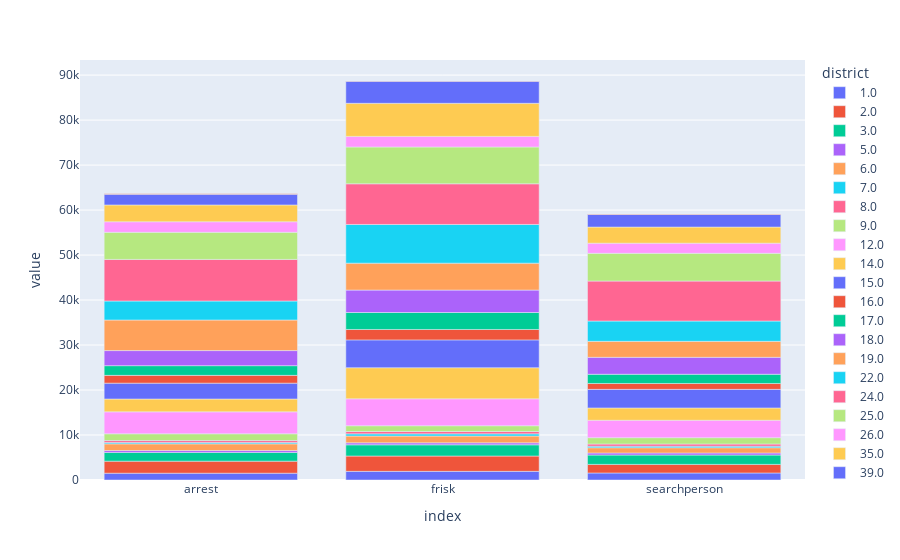

The cell this chart's notebook holds for it:
### Code cell
fig = px.bar(district)
fig.show()

### Figure 1 — Plotly figure (JSON) as saved in the notebook; plotly's stock layout.template omitted (floating-point values rounded to 4 significant figures)
{"data": [{"alignmentgroup": "True", "hovertemplate": "district=1.0<br>index=%{x}<br>value=%{y}<extra></extra>", "legendgroup": "1.0", "marker": {"color": "#636efa"}, "name": "1.0", "offsetgroup": "1.0", "orientation": "v", "showlegend": true, "textposition": "auto", "type": "bar", "x": ["arrest", "frisk", "searchperson"], "xaxis": "x", "y": [1514, 1923, 1563], "yaxis": "y"}, {"alignmentgroup": "True", "hovertemplate": "district=2.0<br>index=%{x}<br>value=%{y}<extra></extra>", "legendgroup": "2.0", "marker": {"color": "#EF553B"}, "name": "2.0", "offsetgroup": "2.0", "orientation": "v", "showlegend": true, "textposition": "auto", "type": "bar", "x": ["arrest", "frisk", "searchperson"], "xaxis": "x", "y": [2671, 3407, 1906], "yaxis": "y"}, {"alignmentgroup": "True", "hovertemplate": "district=3.0<br>index=%{x}<br>value=%{y}<extra></extra>", "legendgroup": "3.0", "marker": {"color": "#00cc96"}, "name": "3.0", "offsetgroup": "3.0", "orientation": "v", "showlegend": true, "textposition": "auto", "type": "bar", "x": ["arrest", "frisk", "searchperson"], "xaxis": "x", "y": [1944, 2489, 2076], "yaxis": "y"}, {"alignmentgroup": "True", "hovertemplate": "district=5.0<br>index=%{x}<br>value=%{y}<extra></extra>", "legendgroup": "5.0", "marker": {"color": "#ab63fa"}, "name": "5.0", "offsetgroup": "5.0", "orientation": "v", "showlegend": true, "textposition": "auto", "type": "bar", "x": ["arrest", "frisk", "searchperson"], "xaxis": "x", "y": [424, 446, 462], "yaxis": "y"}, {"alignmentgroup": "True", "hovertemplate": "district=6.0<br>index=%{x}<br>value=%{y}<extra></extra>", "legendgroup": "6.0", "marker": {"color": "#FFA15A"}, "name": "6.0", "offsetgroup": "6.0", "orientation": "v", "showlegend": true, "textposition": "auto", "type": "bar", "x": ["arrest", "frisk", "searchperson"], "xaxis": "x", "y": [1480, 1510, 1166], "yaxis": "y"}, {"alignmentgroup": "True", "hovertemplate": "district=7.0<br>index=%{x}<br>value=%{y}<extra></extra>", "legendgroup": "7.0", "marker": {"color": "#19d3f3"}, "name": "7.0", "offsetgroup": "7.0", "orientation": "v", "showlegend": true, "textposition": "auto", "type": "bar", "x": ["arrest", "frisk", "searchperson"], "xaxis": "x", "y": [296, 481, 342], "yaxis": "y"}, {"alignmentgroup": "True", "hovertemplate": "district=8.0<br>index=%{x}<br>value=%{y}<extra></extra>", "legendgroup": "8.0", "marker": {"color": "#FF6692"}, "name": "8.0", "offsetgroup": "8.0", "orientation": "v", "showlegend": true, "textposition": "auto", "type": "bar", "x": ["arrest", "frisk", "searchperson"], "xaxis": "x", "y": [434, 523, 486], "yaxis": "y"}, {"alignmentgroup": "True", "hovertemplate": "district=9.0<br>index=%{x}<br>value=%{y}<extra></extra>", "legendgroup": "9.0", "marker": {"color": "#B6E880"}, "name": "9.0", "offsetgroup": "9.0", "orientation": "v", "showlegend": true, "textposition": "auto", "type": "bar", "x": ["arrest", "frisk", "searchperson"], "xaxis": "x", "y": [1509, 1285, 1405], "yaxis": "y"}, {"alignmentgroup": "True", "hovertemplate": "district=12.0<br>index=%{x}<br>value=%{y}<extra></extra>", "legendgroup": "12.0", "marker": {"color": "#FF97FF"}, "name": "12.0", "offsetgroup": "12.0", "orientation": "v", "showlegend": true, "textposition": "auto", "type": "bar", "x": ["arrest", "frisk", "searchperson"], "xaxis": "x", "y": [4877, 5981, 3873], "yaxis": "y"}, {"alignmentgroup": "True", "hovertemplate": "district=14.0<br>index=%{x}<br>value=%{y}<extra></extra>", "legendgroup": "14.0", "marker": {"color": "#FECB52"}, "name": "14.0", "offsetgroup": "14.0", "orientation": "v", "showlegend": true, "textposition": "auto", "type": "bar", "x": ["arrest", "frisk", "searchperson"], "xaxis": "x", "y": [2856, 6915, 2735], "yaxis": "y"}, {"alignmentgroup": "True", "hovertemplate": "district=15.0<br>index=%{x}<br>value=%{y}<extra></extra>", "legendgroup": "15.0", "marker": {"color": "#636efa"}, "name": "15.0", "offsetgroup": "15.0", "orientation": "v", "showlegend": true, "textposition": "auto", "type": "bar", "x": ["arrest", "frisk", "searchperson"], "xaxis": "x", "y": [3522, 6182, 4131], "yaxis": "y"}, {"alignmentgroup": "True", "hovertemplate": "district=16.0<br>index=%{x}<br>value=%{y}<extra></extra>", "legendgroup": "16.0", "marker": {"color": "#EF553B"}, "name": "16.0", "offsetgroup": "16.0", "orientation": "v", "showlegend": true, "textposition": "auto", "type": "bar", "x": ["arrest", "frisk", "searchperson"], "xaxis": "x", "y": [1731, 2315, 1312], "yaxis": "y"}, {"alignmentgroup": "True", "hovertemplate": "district=17.0<br>index=%{x}<br>value=%{y}<extra></extra>", "legendgroup": "17.0", "marker": {"color": "#00cc96"}, "name": "17.0", "offsetgroup": "17.0", "orientation": "v", "showlegend": true, "textposition": "auto", "type": "bar", "x": ["arrest", "frisk", "searchperson"], "xaxis": "x", "y": [2158, 3771, 2044], "yaxis": "y"}, {"alignmentgroup": "True", "hovertemplate": "district=18.0<br>index=%{x}<br>value=%{y}<extra></extra>", "legendgroup": "18.0", "marker": {"color": "#ab63fa"}, "name": "18.0", "offsetgroup": "18.0", "orientation": "v", "showlegend": true, "textposition": "auto", "type": "bar", "x": ["arrest", "frisk", "searchperson"], "xaxis": "x", "y": [3351, 4987, 3771], "yaxis": "y"}, {"alignmentgroup": "True", "hovertemplate": "district=19.0<br>index=%{x}<br>value=%{y}<extra></extra>", "legendgroup": "19.0", "marker": {"color": "#FFA15A"}, "name": "19.0", "offsetgroup": "19.0", "orientation": "v", "showlegend": true, "textposition": "auto", "type": "bar", "x": ["arrest", "frisk", "searchperson"], "xaxis": "x", "y": [6795, 5981, 3549], "yaxis": "y"}, {"alignmentgroup": "True", "hovertemplate": "district=22.0<br>index=%{x}<br>value=%{y}<extra></extra>", "legendgroup": "22.0", "marker": {"color": "#19d3f3"}, "name": "22.0", "offsetgroup": "22.0", "orientation": "v", "showlegend": true, "textposition": "auto", "type": "bar", "x": ["arrest", "frisk", "searchperson"], "xaxis": "x", "y": [4226, 8605, 4514], "yaxis": "y"}, {"alignmentgroup": "True", "hovertemplate": "district=24.0<br>index=%{x}<br>value=%{y}<extra></extra>", "legendgroup": "24.0", "marker": {"color": "#FF6692"}, "name": "24.0", "offsetgroup": "24.0", "orientation": "v", "showlegend": true, "textposition": "auto", "type": "bar", "x": ["arrest", "frisk", "searchperson"], "xaxis": "x", "y": [9243, 9040, 8885], "yaxis": "y"}, {"alignmentgroup": "True", "hovertemplate": "district=25.0<br>index=%{x}<br>value=%{y}<extra></extra>", "legendgroup": "25.0", "marker": {"color": "#B6E880"}, "name": "25.0", "offsetgroup": "25.0", "orientation": "v", "showlegend": true, "textposition": "auto", "type": "bar", "x": ["arrest", "frisk", "searchperson"], "xaxis": "x", "y": [6029, 8179, 6169], "yaxis": "y"}, {"alignmentgroup": "True", "hovertemplate": "district=26.0<br>index=%{x}<br>value=%{y}<extra></extra>", "legendgroup": "26.0", "marker": {"color": "#FF97FF"}, "name": "26.0", "offsetgroup": "26.0", "orientation": "v", "showlegend": true, "textposition": "auto", "type": "bar", "x": ["arrest", "frisk", "searchperson"], "xaxis": "x", "y": [2339, 2357, 2250], "yaxis": "y"}, {"alignmentgroup": "True", "hovertemplate": "district=35.0<br>index=%{x}<br>value=%{y}<extra></extra>", "legendgroup": "35.0", "marker": {"color": "#FECB52"}, "name": "35.0", "offsetgroup": "35.0", "orientation": "v", "showlegend": true, "textposition": "auto", "type": "bar", "x": ["arrest", "frisk", "searchperson"], "xaxis": "x", "y": [3739, 7354, 3583], "yaxis": "y"}, {"alignmentgroup": "True", "hovertemplate": "district=39.0<br>index=%{x}<br>value=%{y}<extra></extra>", "legendgroup": "39.0", "marker": {"color": "#636efa"}, "name": "39.0", "offsetgroup": "39.0", "orientation": "v", "showlegend": true, "textposition": "auto", "type": "bar", "x": ["arrest", "frisk", "searchperson"], "xaxis": "x", "y": [2379, 4882, 2791], "yaxis": "y"}, {"alignmentgroup": "True", "hovertemplate": "district=77.0<br>index=%{x}<br>value=%{y}<extra></extra>", "legendgroup": "77.0", "marker": {"color": "#EF553B"}, "name": "77.0", "offsetgroup": "77.0", "orientation": "v", "showlegend": true, "textposition": "auto", "type": "bar", "x": ["arrest", "frisk", "searchperson"], "xaxis": "x", "y": [98, 75, 109], "yaxis": "y"}], "layout": {"barmode": "relative", "legend": {"title": {"text": "district"}, "tracegroupgap": 0}, "margin": {"t": 60}, "xaxis": {"anchor": "y", "domain": [0, 1], "title": {"text": "index"}}, "yaxis": {"anchor": "x", "domain": [0, 1], "title": {"text": "value"}}}}
